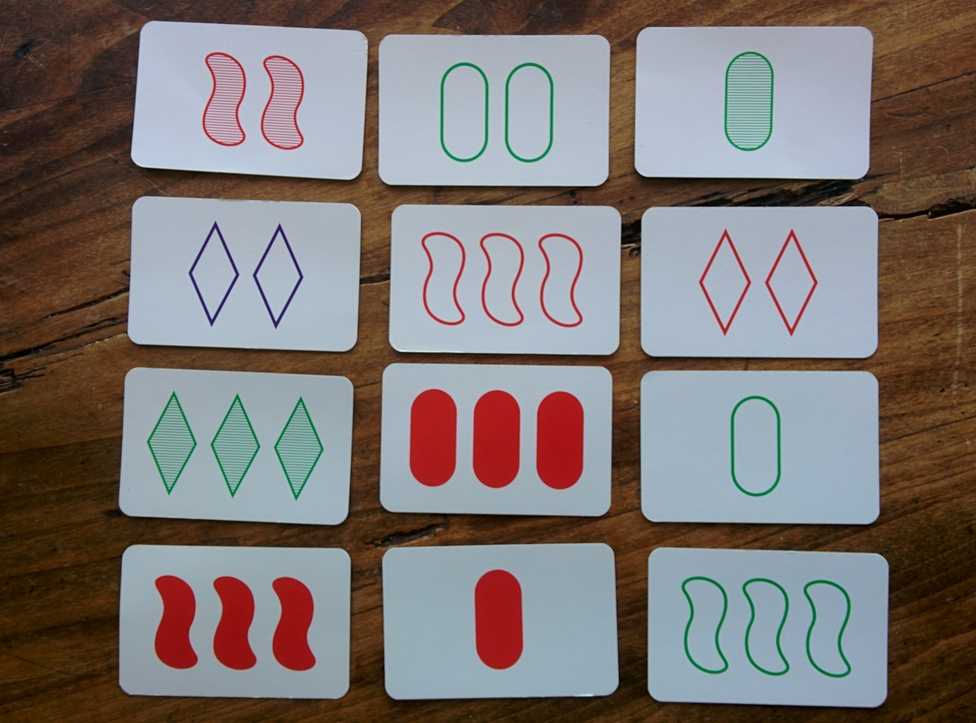
#> input picture test/resources/test_board.jpg, 976 x 723 px, shrunk from 3286 x 2432 before the run; its folder holds only this picture in this run
$ python -i segmentboard.py   (imports and definitions only)
#> lines starting #> are read from the running program, lines starting #| are printed output that depends on the picture; after the words box and inside, x2 and y2 are one past the last pixel; in counts of white or black regions, pixels touching at a corner belong together
### utils.py
import cv2
from glob import glob
from typing import List


def bgr2rgb(img):
    """Return RGB image from BGR image.

    Parameters
    ----------
    img : 3d numpy.ndarray
        BGR image as returned by cv2.imread(filepath)

    Returns
    -------
    3d numpy.ndarray
        RGB image

    """
    return cv2.cvtColor(img, cv2.COLOR_BGR2RGB)


def read_image(path):
    """Read RGB image.

    Parameters
    ----------
    path : str
        image file path

    Returns
    -------
    numpy.ndarray
        RGB representation of the image, shape (w, h, 3)

    """
#> called with path = '../../test/resources/test_board.jpg'
    return bgr2rgb(cv2.imread(path))


# [24 lines left out: functions list_files_with_extension, list_images_in_directory, not called in this run]

### setgame/segmentboard/segmentboard.py
"""
Module to segment a board of cards into individual cards.
Assumption:
    - cards are aligned horizontally and vertically to the edges of the image
    - the background is darker enough
"""

import cv2
import imageio
import os
import numpy as np
from scipy.ndimage.filters import gaussian_filter1d
from loguru import logger
from setgame.utils import read_image


def binarize_image(img):
    """Return a binary image (0-black and 1-white) using Otsu thresholding algorithm.

    Parameters
    ----------
    img : numpy.ndarray
        RBG image

    Returns
    -------
    bin_image : numpy.ndarray
        binarized image, only 0 and 1 values

    """
    gray = cv2.cvtColor(img, cv2.COLOR_BGR2GRAY)
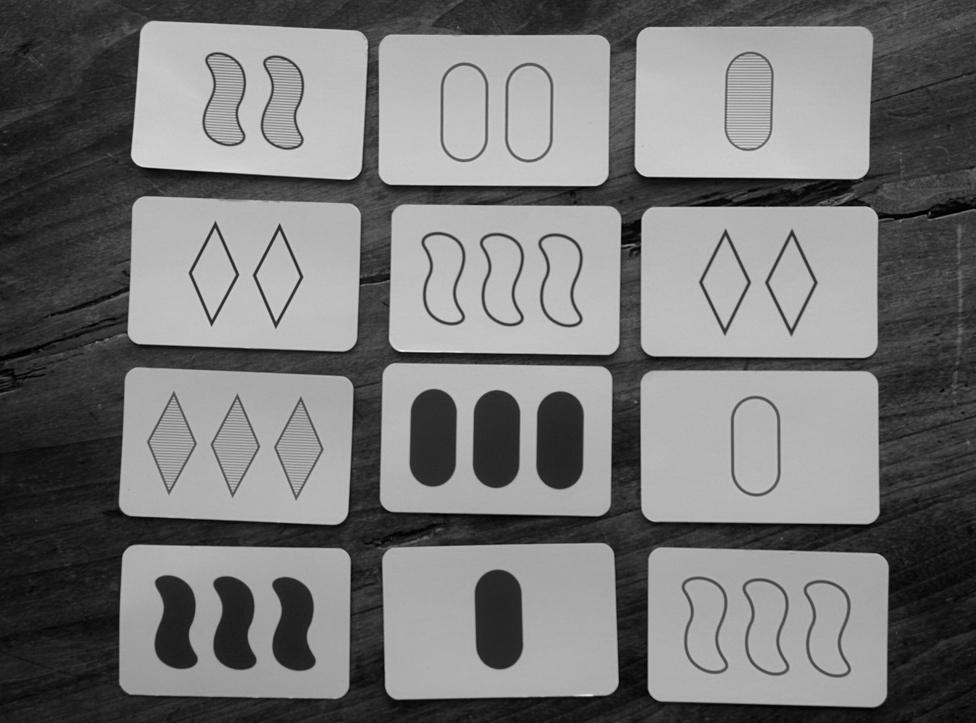
#> gray: shape (723, 976); min 0, max 247, mean 117.3
    ret, bin_image = cv2.threshold(gray, 0, 1, cv2.THRESH_BINARY + cv2.THRESH_OTSU)
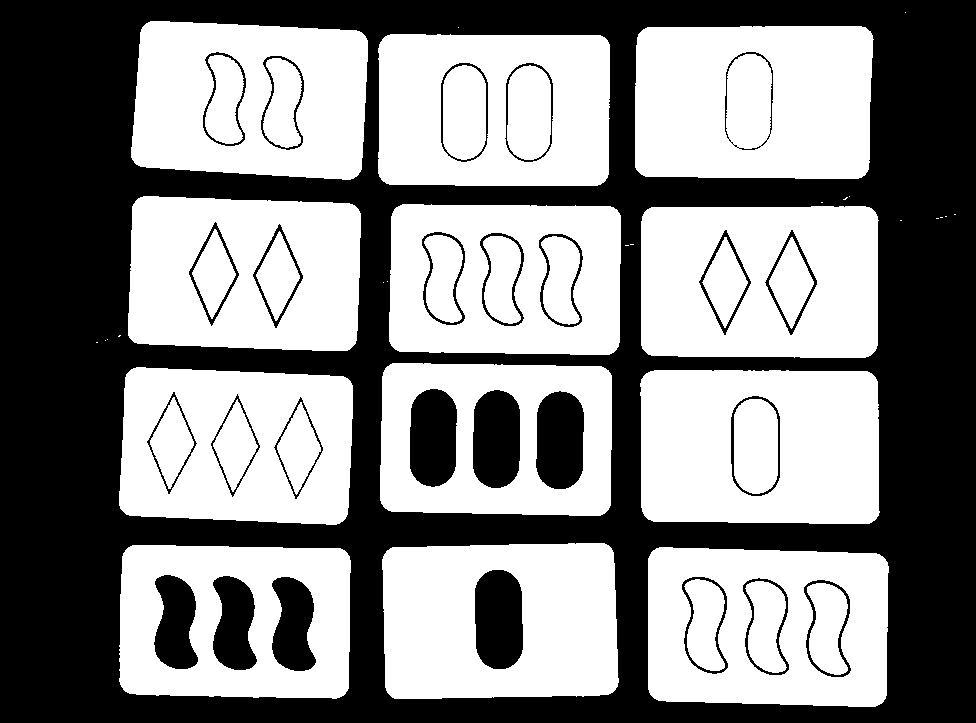
#> bin_image: shape (723, 976); values 0 (black) and 1 (white), 54.1% white; 27 black regions, largest, box (x1, y1, x2, y2) and area: (0, 0, 976, 723) 287472, (475, 570, 523, 669) 4188, (536, 391, 584, 489) 4071
#> ret = 111
    return bin_image


def add_frame(img, width=10, value=0):
    """Change values of the edge pixels to a given values.

    Parameters
    ----------
    img : 2d numpy.ndarray
        input 1-channel image, shape (w, h)
    width : int, optional
        width of the frame in pixels
    value : int, optional

    Returns
    -------
    framed : 2d numpy.ndarray

    """
    framed = img.copy()
    framed[:width, :] = value
    framed[-width:, :] = value
    framed[:, :width] = value
    framed[:, -width:] = value
    return framed


def mean_row_col(img, sigma=5):
    """Average pixel values of rows and columns of a 1-channel image, gaussian filtered.

    Parameters
    ----------
    img : 2d numpy.ndarray
        single channel image of shape (nb_of_rows, nb_of_columns)
    sigma : scalar, optional
        standard deviation for Gaussian kernel

    Returns
    -------
    mean_row, mean_col : tuple of 1d numpy arrays
        The mean row and mean column of the input image, filtered by a Gaussian kernel for smoothing.
        mean_row.size is nb_of_columns, and mean_col.size is nb_of_rows

    """
#> called with sigma = 5
    mean_row = gaussian_filter1d(img.mean(axis=0), sigma)
#> mean_row = 976 values, max 0.841 at index 857, min 0 at index 0, mean 0.541
    mean_col = gaussian_filter1d(img.mean(axis=1), sigma)
#> mean_col = 723 values, max 0.713 at index 564, min 7.37e-06 at index 0, mean 0.541
    return mean_row, mean_col


def lower_cut_points(data, threshold):
    """Return the indices of a 1d array for the nearest values below a given threshold (+/- 1 index value).

    Ex:
        >>> arr = np.array([0., 0.1, 0.2, 0.5, 0.5, 0.3, 0.2, 0.1, 0.])
        >>> lower_cut_points(arr, threshold=0.25)
        array([2, 5])
    The lack of accuracy of the index +/- 1 is not an issue for the present use case.

    Parameters
    ----------
    data : 1d numpy.ndarray
        input vector
    threshold : scalar
        lower cut threshold

    Returns
    -------
    numpy.ndarray (int)
        the indices +/- 1 corresponding to the first or last values below the threshold.

    """
    binary = data < threshold
    flips = np.argwhere(np.logical_xor(binary[1:], binary[:-1]))
    return flips.flatten()


def crop(img, xmin, xmax, ymin, ymax):
    """Return a cropped image given x (vertical) and y (horizontal) boundaries.

    Parameters
    ----------
    img : 3d or 2d numpy.ndarray
        input image of shape (Y, X, n_channels) or (Y, X)
    xmin, xmax, ymin, ymax : int
        indices defining the rectangle to crop.

    Returns
    -------
    cropped image : numpy.ndarray
        cropped image of shape (ymax - ymin, xmax - xmin, n_channels) or (ymax - ymin, xmax - xmin)
        (xmin, ymin) corresponds to the upper-left crop point,
        (xmax-1, ymax-1) corresponds to the lower-right crop point.

    """
    return img[ymin:ymax, xmin:xmax]


def turn(img, orient='portrait'):
    """Turn image to match required orientation

    Parameters
    ----------
    img : 2d or 3d numpy.ndarray
        input image
    orient : {'portrait', 'landscape'}

    Returns
    -------
    2d or 3d numpy.array

    """
    # first two dimensions of img
    height, width = img.shape[:2]
    to_turn = (orient == 'portrait' and height < width) or (orient == 'landscape' and height > width)
    if to_turn:
        return np.rot90(img)
    else:
        return img

def img_ratio(img):
    """Return ratio long edge / short edge.

    Parameters
    ----------
    img : 3d numpy.ndarray

    Returns
    -------
    float
        ratio long edge / short edge

    """
    r, c = img.shape[:2]
    return max(r, c) / min (r, c)


def extract_cards(board_img, background_thres=0.25, max_ratio=3):
    """Return a list of individual segmented cards from an image of a board of cards.

    Parameters
    ----------
    board_img : 3d numpy.ndarray
        color image of the board
        Assumption:
            - cards are aligned horizontally and vertically to the edges of the image
            - background is darker enough (TODO: test and try to quantify the min contrast)
    background_thres : float in [0, 1]
        value to discriminate the background from the mean of pattern inside the cards
    max_ratio : float, optional
        maximum image dimension ratio to be accepted as a proper card image

    Returns
    -------
    cards : list of numpy.ndarray
        the individual cards

    """
    framed_bin_img = add_frame(binarize_image(board_img))
    mean_row, mean_col = mean_row_col(framed_bin_img)
    xs_cuts = lower_cut_points(mean_row, background_thres).reshape((-1, 2))
#> in lower_cut_points, `flips = np.argwhere(np.logical_xor(binary[1:], binary[:-1]))`: flips = [122, 359, 379, 617, 637, 882]
#> xs_cuts = [[122, 359], [379, 617], [637, 882]]
    ys_cuts = lower_cut_points(mean_col, background_thres).reshape((-1, 2))
#> ys_cuts = [[25, 181], [201, 355], [366, 521], [544, 701]]
    cards = []
    for xcut in xs_cuts:
        for ycut in ys_cuts:
            cropped = crop(board_img, *(xcut.tolist() + ycut.tolist()))
            if img_ratio(cropped) < max_ratio:
                cards.append(cropped)
#> this loop made 3 passes
#> xcut on passes 1 to 3: [122, 359], [379, 617], [637, 882]
#> after the loop, cards = 12 items
    logger.info(f"{len(cards)} cards segmented from board image.")
    return cards


def segment_board(board_path, output_dir, background_thres=0.25, img_format='jpg', img_orientation='portrait'):
    """Segment cards from a image of a board of cards and save them to a directory.

    The file name of the board is used to create the individual card file names.

    Parameters
    ----------
    board_path : str
        input image path of the board of cards
    output_dir : str
        output directory to save the segmented card images
    background_thres : float in [0, 1], optional
        parameter for discriminating the image background from the mean of pattern inside the cards
    img_format : {'jpg', 'png'}, optional
        output format, '.png' format is slow and takes disk space
    img_orientation : {'portrait', 'landscape'}, optional
        orientation of the saved card images

    Returns
    -------
    output_dir : str

    """
    basename = os.path.split(board_path)[1].split('.')[0]
    board_img = read_image(board_path)
    logger.info(f'Read board image at {os.path.abspath(board_path)}')
    cards = extract_cards(board_img, background_thres)
#> cards = 12 items
    for i, card in enumerate(cards):
        card = turn(card, orient=img_orientation)
        card_path = os.path.join(output_dir, f'{basename}_{i}.{img_format}')
        imageio.imwrite(card_path, card)
        logger.debug(f"Saved {os.path.abspath(card_path)}")
#> this loop made 12 passes
#> (height in turn, width in turn) on passes 1 to 12: (156, 237), (154, 237), (155, 237), (157, 237), (156, 238), (154, 238), (155, 238), (157, 238), (156, 245), (154, 245), (155, 245), (157, 245)
#> pass 1, in segment_board, `card = turn(card, orient=img_orientation)`:
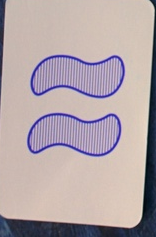
#> card: shape (237, 156, 3); mean of channels 0, 1, 2 168.3, 165, 178.6; drawn as B, G, R
#> pass 1, in segment_board, `imageio.imwrite(card_path, card)`:
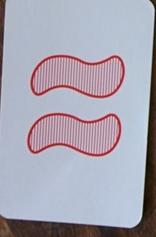
#> saved as test_board_0.jpg: shape (237, 156, 3); mean R, G, B 168.1, 165.1, 178.4
#> pass 2, in segment_board, `card = turn(card, orient=img_orientation)`:
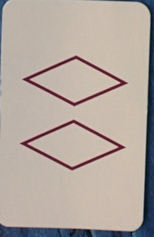
#> card: shape (237, 154, 3); mean of channels 0, 1, 2 159.7, 167.7, 179; drawn as B, G, R
#> pass 2, in segment_board, `imageio.imwrite(card_path, card)`:
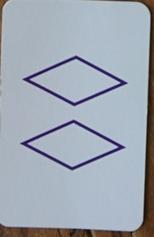
#> saved as test_board_1.jpg: shape (237, 154, 3); mean R, G, B 159.5, 167.6, 179.2
    logger.info(f"Saved {len(cards)} cards to directory {os.path.abspath(output_dir)}")

>>> result = segment_board('../../test/resources/test_board.jpg', 'out.png')
